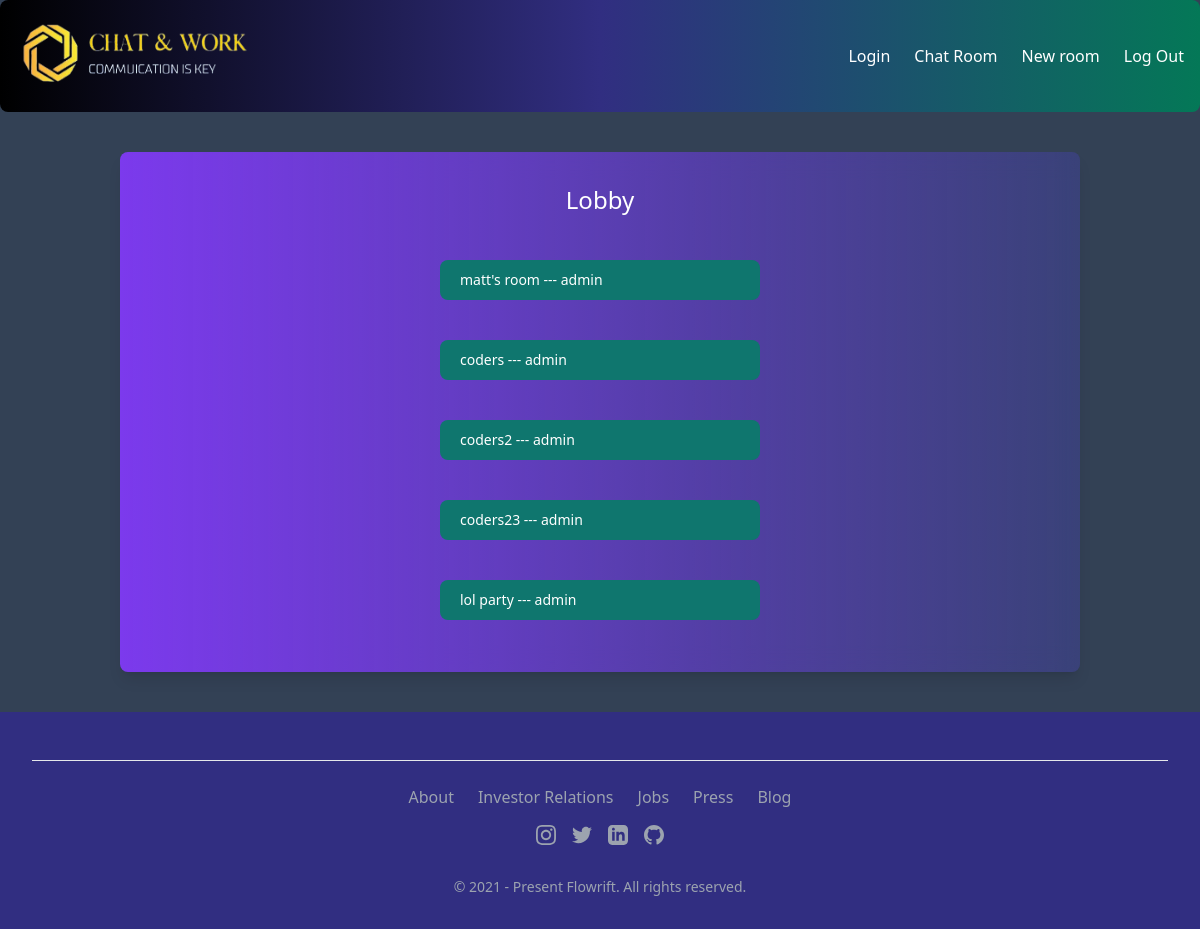
Page /chatrooms/ (signed in) on the earlier database version.
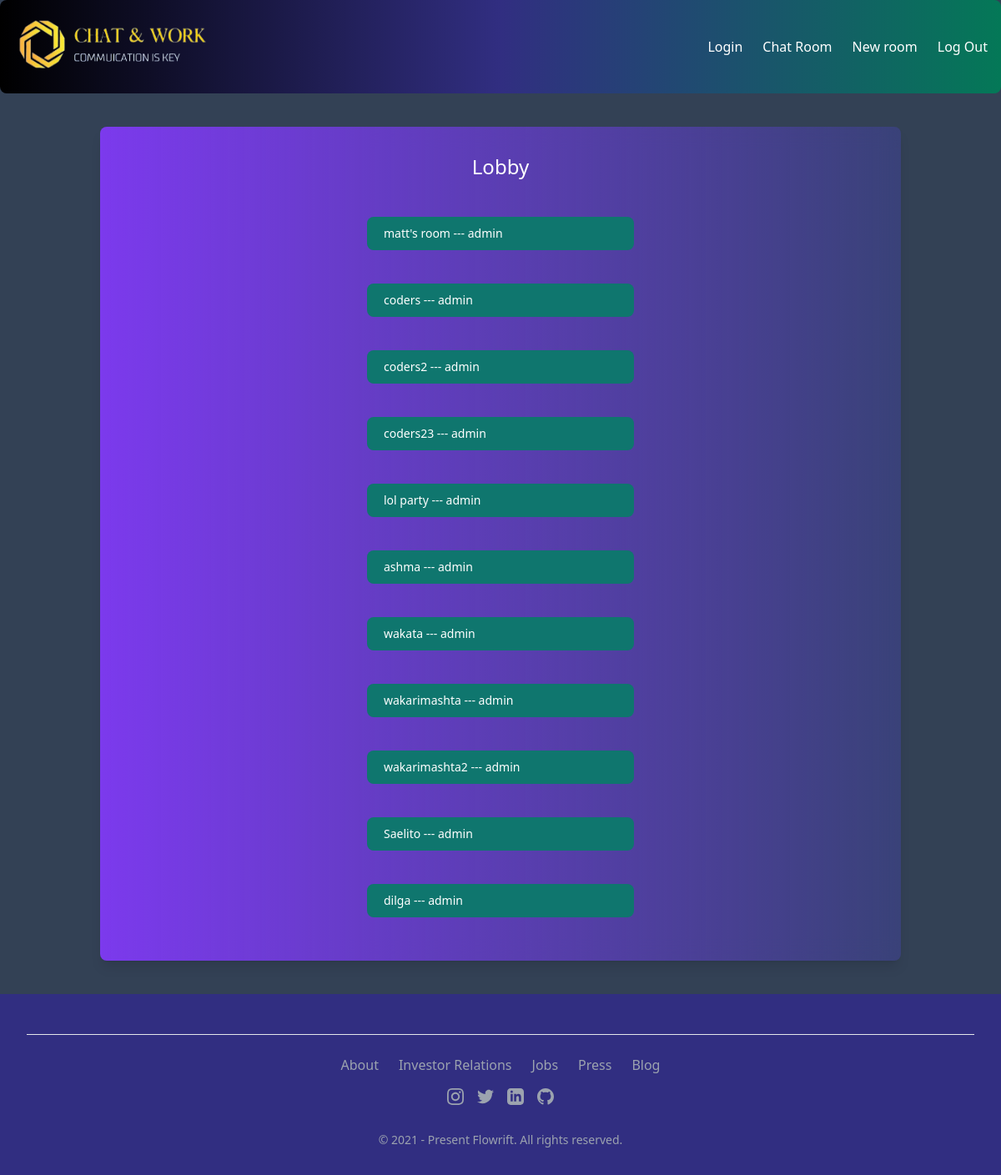
Same page on the later database version.
### chat/models.py (models this page shows)
class Room(models.Model):
    name = models.CharField(max_length=100)
    description = models.TextField()
    created_at = models.DateTimeField(auto_now_add=True)
    updated_at = models.DateTimeField(auto_now=True)
    def __str__(self):
        return self.name

### chat/views.py (the view)
# urls.py: path('chatrooms/',views.chat_rooms,name='chatrooms'),
def chat_rooms(request):
    allrooms = Room.objects.all()
    context = {
        'rooms': allrooms
    }
    return render(request, 'chatrooms.html', context)

### templates/chatrooms.html (shortened to what this page needs)
{% load static tailwind_tags %}
<head>
    {% tailwind_css %}
</head>
<body class="bg-slate-700">
    {% include 'navbar.html' %}
    <div class="bg-chat-text bg-cover bg-center bg-no-repeat h-fit w-full ">
        <div class="flex justify-center items-center min-h-fit flex-wrap">
            <div
                class=" bg-gradient-to-r from-violet-600 to-indigo-600/25 flex flex-row justify-center w-4/5 max-w-5xl min-h-96 max-h-full bg-opacity-45 backdrop-filter backdrop-blur-md p-8 shadow-lg rounded-lg my-10">
                <div class="flex flex-col text-white ">
                    <h2 class="text-2xl text-center text-white">Lobby</h2>
                    <br>
                    <ul>
                        {% for room in rooms %}
                        <li class="flex">
                            <a href="{% url 'room' room.name %}"
                                class="text-white bg-teal-700 hover:bg-teal-800 focus:ring-4 focus:ring-blue-300 dark:bg-teal-600 dark:hover:bg-teal-700 focus:outline-none dark:focus:ring-blue-800 font-medium rounded-lg text-sm px-5 py-2.5 my-5 min-w-80">
                                {{room}} --- {{user}} </a>
                        </li>
                        {% endfor %}
                    </ul>
                </div>
            </div>
        </div>
    </div>
    {% include 'footer.html' %}
</body>

Differences in the rows shown:
added Room: name "ashma", {{ user }} "admin"
added Room: name "wakata", {{ user }} "admin"
added Room: name "wakarimashta", {{ user }} "admin"
added Room: name "wakarimashta2", {{ user }} "admin"
added Room: name "Saelito", {{ user }} "admin"
added Room: name "dilga", {{ user }} "admin"
